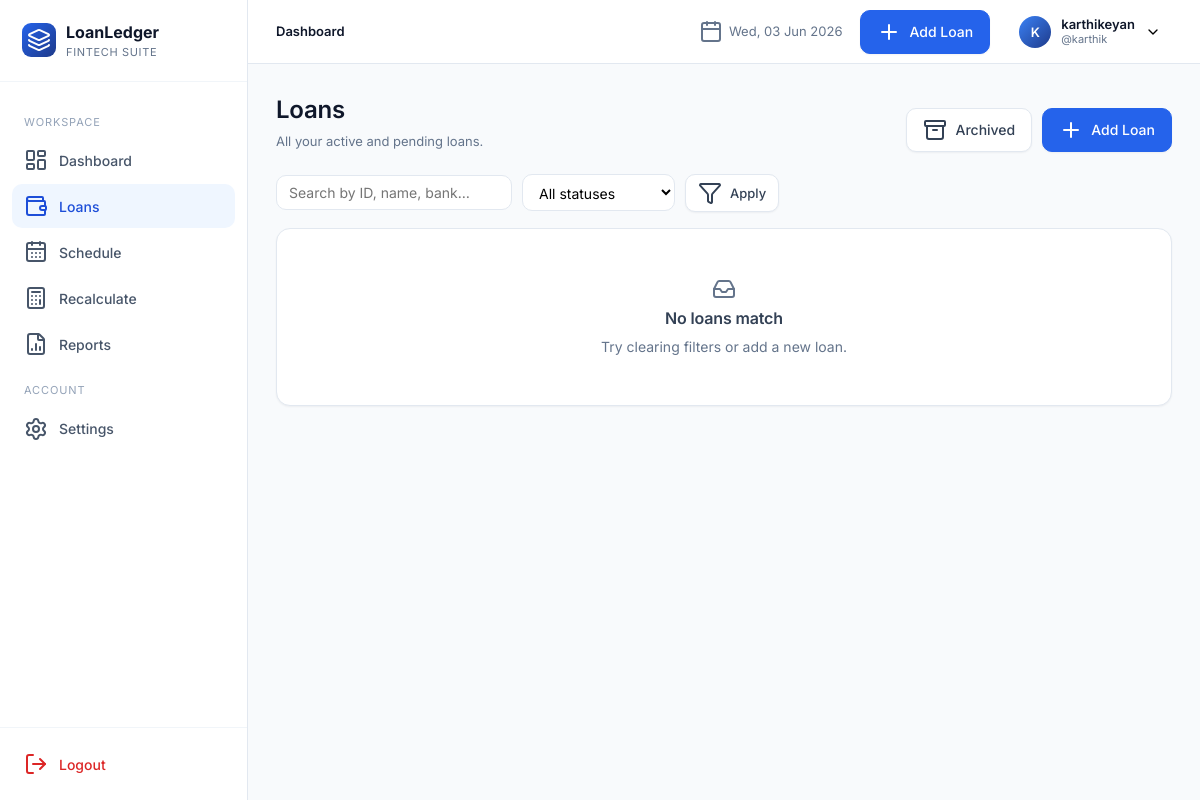
The page /loans/ (signed in) on the database its author committed.
### app/models.py (models this page shows, shortened)
class User(UserMixin, db.Model):
    __tablename__ = "users"
    id = db.Column(db.Integer, primary_key=True)
    full_name = db.Column(db.String(120), nullable=False)
    username = db.Column(db.String(64), unique=True, nullable=False, index=True)
    email = db.Column(db.String(160), unique=True, nullable=False, index=True)
    password_hash = db.Column(db.String(256), nullable=False)
    preferred_currency = db.Column(db.String(8), default="INR")
    preferred_date_format = db.Column(db.String(20), default="%d %b %Y")
    created_at = db.Column(db.DateTime, default=datetime.utcnow)
    loans = db.relationship("Loan", backref="owner", lazy="dynamic", cascade="all, delete-orphan")

### app/blueprints/loans.py (the view)
@loans_bp.route("/")
@login_required
def list_loans():
    q = request.args.get("q", "").strip()
    status = request.args.get("status", "")
    page = int(request.args.get("page", 1))
    query = current_user.loans.filter_by(is_archived=False)
    if q:
        like = f"%{q}%"
        query = query.filter((Loan.loan_id.ilike(like)) | (Loan.loan_name.ilike(like)) | (Loan.bank_name.ilike(like)))
    if status:
        query = query.filter_by(loan_status=status)
    pagination = query.order_by(Loan.created_at.desc()).paginate(page=page, per_page=10, error_out=False)
    return render_template("loans/list.html", pagination=pagination, q=q, status=status)

### app/templates/loans/list.html (shortened to what this page needs)
{% extends "base.html" %}
{% block content %}
<div class="page-header">
  <div class="title-block"><h1>Loans</h1><div class="sub">All your active and pending loans.</div></div>
  <div class="actions">
    <a href="{{ url_for('loans.archived') }}" class="btn secondary"><i data-lucide="archive"></i> Archived</a>
    <a href="{{ url_for('loans.add') }}" class="btn"><i data-lucide="plus"></i> Add Loan</a>
  </div>
</div>
<form class="filters" method="get">
  <input type="text" name="q" value="{{ q }}" placeholder="Search by ID, name, bank…">
  <select name="status">
    <option value="">All statuses</option>
  </select>
  <button class="btn secondary sm" type="submit"><i data-lucide="filter"></i> Apply</button>
</form>
<div class="card">
  <div class="table-wrap">
  {% if pagination.items %}
    <table class="tbl">
      <thead><tr>
        <th>Loan ID</th><th>Name</th><th>Bank</th><th>Category</th>
        <th class="num">Amount</th><th class="num">Rate</th><th class="num">Remaining</th>
        <th>Progress</th><th>Status</th><th></th>
      </tr></thead>
      <tbody>
      {% for l in pagination.items %}
        <tr>
          <td><strong>{{ l.loan_id }}</strong></td>
          <td><a href="{{ url_for('loans.details', loan_pk=l.id) }}">{{ l.loan_name }}</a></td>
          <td>{{ l.bank_name }}</td>
          <td>{{ l.loan_category }}</td>
          <td class="num">{{ l.loan_amount|money }}</td>
          <td class="num">{{ '%.2f'|format(l.interest_rate) }}%</td>
          <td class="num">{{ l.remaining_balance|money }}</td>
          <td style="min-width:120px">
            <div class="progress"><div class="progress-bar" style="width: {{ l.completion_percentage }}%"></div></div>
            <div style="font-size:11px;color:var(--slate-500);margin-top:4px">{{ '%.0f'|format(l.completion_percentage) }}%</div>
          </td>
          <td><span class="badge {{ l.loan_status.replace(' ','') }}">{{ l.loan_status }}</span></td>
          <td>
            <a href="{{ url_for('loans.details', loan_pk=l.id) }}" class="btn ghost sm"><i data-lucide="eye"></i></a>
          </td>
        </tr>
      {% endfor %}
      </tbody>
    </table>
  {% else %}
    <div class="empty"><i data-lucide="inbox"></i><h3>No loans match</h3><p>Try clearing filters or add a new loan.</p></div>
  {% endif %}
  </div>
</div>
{% endblock %}

### app/templates/_topnav.html (shortened to what this page needs)
<header class="topnav">
  <div class="crumbs">
    {% block crumbs %}<strong>Dashboard</strong>{% endblock %}
  </div>
  <div class="date"><i data-lucide="calendar"></i> {{ now.strftime('%a, %d %b %Y') }}</div>
  {% if request.endpoint and not request.endpoint.startswith('settings.') %}
    <a href="{{ url_for('loans.add') }}" class="btn"><i data-lucide="plus"></i> Add Loan</a>
  {% endif %}
  <div class="profile">
    <button class="profile-btn">
      <div class="avatar">{{ current_user.full_name[:1]|upper }}</div>
      <div style="text-align:left;line-height:1.2">
        <div style="font-weight:600;font-size:13px;color:var(--slate-900)">{{ current_user.full_name }}</div>
        <div style="font-size:11px;color:var(--slate-500)">@{{ current_user.username }}</div>
      </div>
      <i data-lucide="chevron-down" style="width:16px;height:16px"></i>
    </button>
  </div>
</header>

### app/static/css/styles.css (style rules this page uses)
:root { --blue-50:#EFF6FF;--blue-100:#DBEAFE;--blue-500:#3B82F6;--blue-600:#2563EB;--blue-700:#1D4ED8;--blue-900:#1E3A8A; --emerald-50:#ECFDF5;--emerald-500:#10B981;--emerald-600:#059669; --slate-50:#F8FAFC;--slate-100:#F1F5F9;--slate-200:#E2E8F0;--slate-300:#CBD5E1;--slate-400:#94A3B8; --slate-500:#64748B;--slate-600:#475569;--slate-700:#334155;--slate-800:#1E293B;--slate-900:#0F172A; --danger:#DC2626;--warning:#F59E0B;--success:#10B981; --shadow-sm:0 1px 2px rgba(15,23,42,.05); --shadow:0 1px 3px rgba(15,23,42,.08),0 1px 2px rgba(15,23,42,.04); --shadow-lg:0 10px 30px -10px rgba(15,23,42,.18); --radius:14px;--radius-sm:10px;--radius-lg:18px; --sidebar-w:248px;--topnav-h:64px; --font:'Inter',ui-sans-serif,system-ui,-apple-system,Segoe UI,Roboto,sans-serif; }
* { box-sizing:border-box;margin:0;padding:0 }
html,body { height:100% }
body { font-family:var(--font);background:var(--slate-50);color:var(--slate-800);font-size:14px;line-height:1.5;-webkit-font-smoothing:antialiased }
a { color:var(--blue-600);text-decoration:none }
h1,h2,h3,h4 { color:var(--slate-900);font-weight:600;letter-spacing:-.01em }
h1 { font-size:24px }
h3 { font-size:16px }
button,input,select,textarea { font-family:inherit;font-size:14px }
.btn { display:inline-flex;align-items:center;gap:8px;padding:9px 16px;border-radius:var(--radius-sm); background:var(--blue-600);color:#fff;border:1px solid var(--blue-600);cursor:pointer; font-weight:500;transition:all .15s;box-shadow:var(--shadow-sm) }
.btn.secondary { background:#fff;color:var(--slate-700);border-color:var(--slate-200) }
.btn.sm { padding:6px 12px;font-size:13px }
.topnav { height:var(--topnav-h);background:#fff;border-bottom:1px solid var(--slate-200); display:flex;align-items:center;padding:0 28px;gap:18px;position:sticky;top:0;z-index:15 }
.topnav .crumbs { font-size:13px;color:var(--slate-500) }
.topnav .crumbs strong { color:var(--slate-900);font-weight:600 }
.topnav .date { color:var(--slate-500);font-size:13px;display:flex;align-items:center;gap:6px }
.topnav .profile { position:relative }
.topnav .profile-btn { display:flex;align-items:center;gap:10px;padding:6px 10px;border-radius:10px;background:transparent;border:1px solid transparent;cursor:pointer }
.topnav .avatar { width:32px;height:32px;border-radius:50%;background:linear-gradient(135deg,var(--blue-500),var(--blue-900));color:#fff;display:flex;align-items:center;justify-content:center;font-weight:600;font-size:13px }
.page-header { display:flex;align-items:flex-end;justify-content:space-between;margin-bottom:22px;gap:16px;flex-wrap:wrap }
.page-header .title-block .sub { color:var(--slate-500);font-size:13px;margin-top:4px }
.actions { display:flex;gap:10px;flex-wrap:wrap }
.card { background:#fff;border:1px solid var(--slate-200);border-radius:var(--radius);box-shadow:var(--shadow-sm) }
.table-wrap { overflow-x:auto }
.empty { padding:48px 24px;text-align:center;color:var(--slate-500) }
.empty h3 { color:var(--slate-700);margin-bottom:6px }
.filters { display:flex;gap:10px;flex-wrap:wrap;margin-bottom:16px;align-items:center }
.filters input,.filters select { padding:8px 12px;border:1px solid var(--slate-200);border-radius:var(--radius-sm);background:#fff }

### rows shown on the page
User: full_name "K", full_name "karthikeyan", username "karthik"
